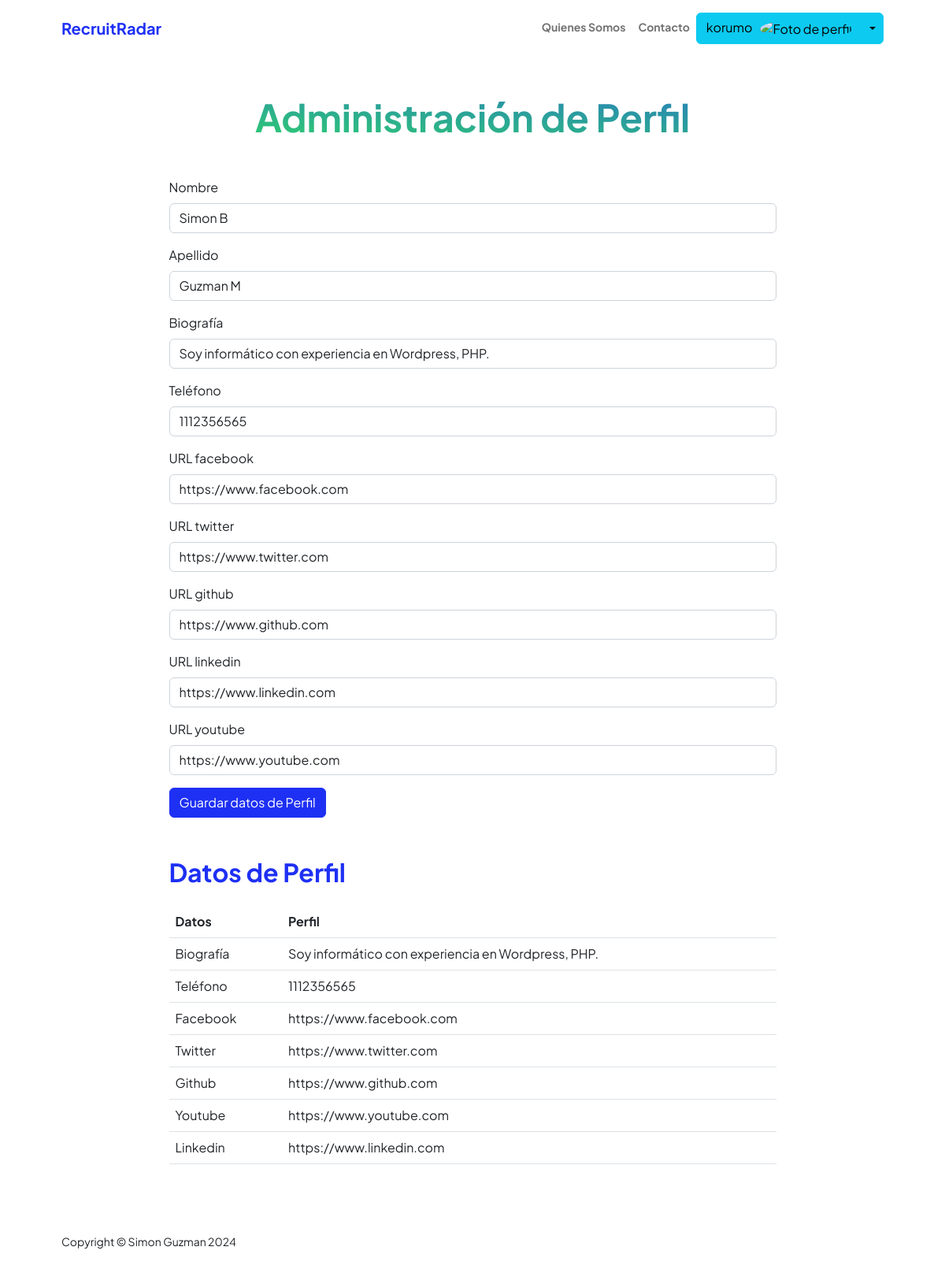
The app's page /appCurriculos/datos_personales (signed in) with its own data.
### appUsers/models.py (models this page shows, shortened)
class DataUsuario(models.Model):
    user = models.OneToOneField(User, on_delete=models.CASCADE, null=True)
    nombre = models.CharField(max_length=100,null=True, blank = True)
    apellido = models.CharField(max_length=100,null=True, blank = True)
    bio = models.CharField(max_length=1000, null=True, blank = True)
    telefono = models.CharField(max_length=100, null=True, blank = True)
    url_twitter = models.CharField(max_length=100,null=True, blank = True)
    url_facebook = models.CharField(max_length=100, null=True, blank = True)
    url_github= models.CharField(max_length=100, null=True, blank = True)
    url_youtube = models.CharField(max_length=100, null=True, blank = True)
    url_linkedin = models.CharField(max_length=100, null=True, blank = True)

### appCurriculos/views/views_other.py (the view, shortened to what this page needs)
# urls.py: path('datos_personales',datos_personales,name="DatosPersonales"),
@login_required
def datos_personales(request):
    data_exists = DataUsuario.objects.filter(user=request.user).exists()
    if data_exists:
        data = DataUsuario.objects.get(user=request.user)
    if request.method == 'POST':
        miFormulario = DataUsuarioFormulario(request.POST)
        if miFormulario.is_valid():
            informacion = miFormulario.cleaned_data
            exp = DataUsuario.objects.get(user=request.user)
            exp.nombre = informacion['nombre']
            exp.apellido = informacion['apellido']
            exp.bio = informacion['bio']
            exp.telefono = informacion['telefono']
            exp.url_twitter = informacion['url_twitter']
            exp.url_facebook = informacion['url_facebook']
            exp.url_github = informacion['url_github']
            exp.url_youtube = informacion['url_youtube']
            exp.url_linkedin = informacion['url_linkedin']
            exp.save()
            miFormulario = DataUsuarioFormulario(initial={
            'nombre': informacion['nombre'],
            'apellido': informacion['apellido'],
            'bio': informacion['bio'],
            'telefono': informacion['telefono'],
            'url_twitter': informacion['url_twitter'],
            'url_facebook': informacion['url_facebook'],
            'url_github': informacion['url_github'],
            'url_youtube': informacion['url_youtube'],
            'url_linkedin': informacion['url_linkedin'],})
            data=DataUsuario.objects.get(user=request.user)
            return render(request,"appCurriculos/datosPersonales.html",{"info":data,"miFormulario":miFormulario,"resp":"Datos guardados Correctamente","avatar":request.session.get('foto-avatar', 'none')})
    else:
       miFormulario = DataUsuarioFormulario(initial={
            'nombre': data.nombre,
            'apellido': data.apellido,
            'bio': data.bio,
            'telefono': data.telefono,
            'url_twitter': data.url_twitter,
            'url_facebook': data.url_facebook,
            'url_github': data.url_github,
            'url_youtube': data.url_youtube,
            'url_linkedin': data.url_linkedin,
        })
    return render(request,"appCurriculos/datosPersonales.html",{"info":data,"miFormulario":miFormulario,"avatar":request.session.get('foto-avatar', 'none')})

### appCurriculos/templates/appCurriculos/datosPersonales.html (shortened to what this page needs)
{% extends "AppUsers/base.html" %}
{% load static %}
{% block datosDinamicos %}
<div class="container px-5 my-5">
    <div class="text-center mb-5">
        <h1 class="display-5 fw-bolder mb-0"><span class="text-gradient d-inline">Administración de Perfil</span></h1>
    </div>
    <div class="row gx-5 justify-content-center">
        <div class="col-lg-11 col-xl-9 col-xxl-8">
              <section style="margin-bottom: 50px;">
              <form action="" method="POST" class="mb-3">{% csrf_token %}
                <div class="mb-3">
                  <label for="{{ miFormulario.nombre.id_for_label }}" class="form-label">{{ miFormulario.nombre.label }}</label>
                  {{ miFormulario.nombre }}
                </div>
                <div class="mb-3">
                  <label for="{{ miFormulario.apellido.id_for_label }}" class="form-label">{{ miFormulario.apellido.label }}</label>
                  {{ miFormulario.apellido }}
                </div>
                <div class="mb-3">
                    <label for="{{ miFormulario.bio.id_for_label }}" class="form-label">{{ miFormulario.bio.label }}</label>
                    {{ miFormulario.bio }}
                  </div>
                  <div class="mb-3">
                    <label for="{{ miFormulario.telefono.id_for_label }}" class="form-label">{{ miFormulario.telefono.label }}</label>
                    {{ miFormulario.telefono }}
                </div>
                <div class="mb-3">
                    <label for="{{ miFormulario.url_facebook.id_for_label }}" class="form-label">{{ miFormulario.url_facebook.label }}</label>
                    {{ miFormulario.url_facebook }}
                </div>
                  <div class="mb-3">
                      <label for="{{ miFormulario.url_twitter.id_for_label }}" class="form-label">{{ miFormulario.url_twitter.label }}</label>
                      {{ miFormulario.url_twitter }}
                  </div>
                  <div class="mb-3">
                      <label for="{{ miFormulario.url_github.id_for_label }}" class="form-label">{{ miFormulario.url_github.label }}</label>
                      {{ miFormulario.url_github }}
                  </div>
                  <div class="mb-3">
                    <label for="{{ miFormulario.url_linkedin.id_for_label }}" class="form-label">{{ miFormulario.url_linkedin.label }}</label>
                    {{ miFormulario.url_linkedin }}
                </div>
                <div class="mb-3">
                  <label for="{{ miFormulario.url_youtube.id_for_label }}" class="form-label">{{ miFormulario.url_youtube.label }}</label>
                  {{ miFormulario.url_youtube }}
              </div>
                  <div class="mb-3">
                    <input class="btn btn-primary" type="submit" value="Guardar datos de Perfil">
                  </div>
              </form>
            </section>
            <section>
                <table class="table caption-top">
                    <div class="d-flex align-items-center justify-content-between mb-4">
                        <h2 class="text-primary fw-bolder mb-0">Datos de Perfil</h2>
                    </div>
                    <thead>
                      <tr>
                        <th scope="col">Datos</th>
                        <th scope="col">Perfil</th>
                      </tr>
                    </thead>
                    <tbody>
                      <tr>
                        <td>Biografía</td>
                        <td>{{info.bio}}</td>
                      </tr>
                      <tr>
                        <td>Teléfono</td>
                        <td>{{info.telefono}}</td>
                      </tr>
                      <tr>
                        <td>Facebook</td>
                        <td>{{info.url_facebook}}</td>
                      </tr>
                      <tr>
                        <td>Twitter</td>
                        <td>{{info.url_twitter}}</td>
                      </tr>
                      <tr>
                        <td>Github</td>
                        <td>{{info.url_github}}</td>
                      </tr>
                      <tr>
                        <td>Youtube</td>
                        <td>{{info.url_youtube}}</td>
                      </tr>
                      <tr>
                        <td>Linkedin</td>
                        <td>{{info.url_linkedin}}</td>
                      </tr>
                    </tbody>
                </table>
            </section>
        </div>
    </div>
</div>
{% endblock %}

### appUsers/templates/appUsers/base.html (shortened to what this page needs)
<!DOCTYPE html>
<html lang="en">
    <head>
        {% load static %}
        <link rel="stylesheet" href="https://cdnjs.cloudflare.com/ajax/libs/font-awesome/6.0.0/css/all.min.css">
        <link href="https://cdn.jsdelivr.net/npm/bootstrap-icons@1.8.1/font/bootstrap-icons.css" rel="stylesheet" />
        <link href="{% static 'css/styles.css' %}" rel="stylesheet" />
    </head>
    <body class="d-flex flex-column h-100">
        <main class="flex-shrink-0">
            <nav class="navbar navbar-expand-lg navbar-light bg-white py-3">
                <div class="container px-5">
                    <a class="navbar-brand" href="{% url 'Home' %}"><span class="fw-bolder text-primary">RecruitRadar</span></a>
                    <div class="collapse navbar-collapse" id="navbarSupportedContent">
                        <ul class="navbar-nav ms-auto mb-2 mb-lg-0 small fw-bolder">
                            <li class="nav-item"><a class="nav-link" href="{% url 'Aboutme' %}">Quienes Somos</a></li>
                            <li class="nav-item"><a class="nav-link" href="{% url 'Contact' %}">Contacto</a></li>
                            {% if request.user.is_authenticated %}
                            <div class="btn-group">
                                <button type="button" class="btn btn-info">{{ request.user.username}}<img src="{{avatar}}" alt="Foto de perfil" class="img-fluid rounded-circle" width="50" style="margin-left: 10px;"></button>
                                <button type="button" class="btn btn-info dropdown-toggle dropdown-toggle-split" data-bs-toggle="dropdown" aria-expanded="false">
                                </button>
                              </div>
                            {% else %}
                                <li class="nav-item"><a class="nav-link" href="{% url 'Login' %}">Iniciar Sesión</a></li>
                                <li class="nav-item"><a class="nav-link" href="{% url 'Register' %}">Registrar</a></li>
                            {% endif %}
                        </ul>
                    </div>
                </div>
            </nav>
            {% block datosDinamicos %}
            {% endblock %}
        </main>
        <footer class="bg-white py-4 mt-auto">
            <div class="container px-5">
                <div class="row align-items-center justify-content-between flex-column flex-sm-row">
                    <div class="col-auto"><div class="small m-0">Copyright &copy; Simon Guzman 2024</div></div>
                </div>
            </div>
        </footer>
    </body>
</html>

### records on screen
DataUsuario: nombre "Simon B", apellido "Guzman M", bio "Soy informático con experiencia en Wordpress, PHP.", telefono "1112356565", url_facebook "https://www.facebook.com", url_twitter "https://www.twitter.com", url_github "https://www.github.com", url_linkedin "https://www.linkedin.com", url_youtube "https://www.youtube.com"

### other values on screen
{{ request.user.username }} "korumo"
{{ miFormulario.nombre.label }} "Nombre"
{{ miFormulario.apellido.label }} "Apellido"
{{ miFormulario.bio.label }} "Biografía"
{{ miFormulario.telefono.label }} "Teléfono"
{{ miFormulario.url_facebook.label }} "URL facebook"
{{ miFormulario.url_twitter.label }} "URL twitter"
{{ miFormulario.url_github.label }} "URL github"
{{ miFormulario.url_linkedin.label }} "URL linkedin"
{{ miFormulario.url_youtube.label }} "URL youtube"
